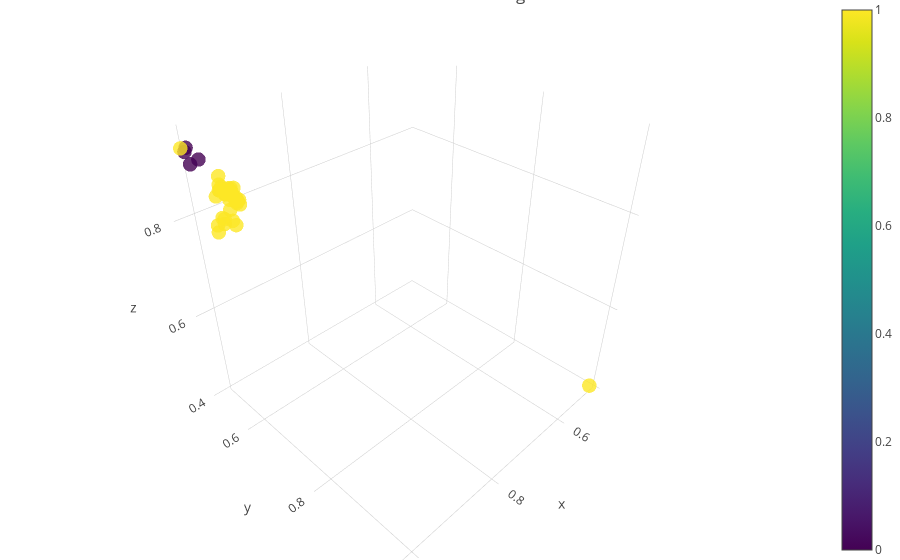

Notebook code cell kept with this figure:
### Code cell
val_3d_embedding = embedding_pipeline_3d.transform(val_lrp)

val_emb3d = go.Scatter3d(
    x=val_3d_embedding[:,0],
    y=val_3d_embedding[:,1],
    z=val_3d_embedding[:,2],
    mode="markers",
    marker=dict(
        size=5,
        color=cluster_labels,
        colorscale='Viridis',
        opacity=0.8,
        showscale=True
    ),
    text = cluster_labels
)

layout = go.Layout(
    title= "Val LRP Embedding",
     margin=dict(
        l=0,
        r=0,
        b=0,
        t=0
    )
)

data=[val_emb3d]

fig = go.Figure(data=data, layout=layout)
iplot(fig, filename='lrp-val.html')

### Figure 1 — Plotly figure (JSON) as saved in the notebook; plotly's stock layout.template omitted (floating-point values rounded to 4 significant figures)
{"data": [{"marker": {"color": [1, 1, 0, 1, 1, 1, 1, 1, 1, 1, 1, 1, 1, 1, 1, 1, 1, 1, 0, 1, 0, 1, 1, 1, 1, 1, 1, 1, 1, 1, 1, 1, 1, 1, 1, 1, 1, 0, 1, 1, 1, 1, 1, 1, 1], "colorscale": "Viridis", "opacity": 0.8, "showscale": true, "size": 5}, "mode": "markers", "text": [1, 1, 0, 1, 1, 1, 1, 1, 1, 1, 1, 1, 1, 1, 1, 1, 1, 1, 0, 1, 0, 1, 1, 1, 1, 1, 1, 1, 1, 1, 1, 1, 1, 1, 1, 1, 1, 0, 1, 1, 1, 1, 1, 1, 1], "type": "scatter3d", "uid": "cae8fc6a-3911-42d6-b617-f9961fd5e65f", "x": [0.9702, 0.9866, 1.016, 0.9809, 0.9739, 0.9739, 0.9598, 0.9554, 0.9695, 0.9733, 0.9671, 0.9799, 0.959, 0.9608, 0.9543, 0.9808, 0.9493, 0.9632, 1.018, 0.9532, 1.017, 0.4943, 0.9806, 0.9725, 0.9838, 0.9748, 0.9808, 0.9604, 0.9694, 0.9631, 0.9747, 0.968, 0.9777, 0.9357, 0.9667, 0.967, 1.021, 1.005, 0.973, 0.9819, 0.9655, 0.9723, 0.9448, 0.9847, 0.982], "y": [0.5545, 0.5432, 0.5378, 0.5474, 0.5343, 0.5486, 0.5548, 0.5267, 0.5577, 0.5262, 0.5187, 0.5569, 0.5564, 0.534, 0.5446, 0.5549, 0.5479, 0.5494, 0.5314, 0.5501, 0.5352, 0.9998, 0.5184, 0.5601, 0.5264, 0.5624, 0.5598, 0.5583, 0.5636, 0.5514, 0.5539, 0.554, 0.5455, 0.4993, 0.5623, 0.5532, 0.5268, 0.5454, 0.5593, 0.5611, 0.5531, 0.5547, 0.54, 0.5555, 0.5478], "z": [0.8421, 0.8499, 0.9143, 0.86, 0.7994, 0.8518, 0.8598, 0.7853, 0.856, 0.798, 0.7808, 0.8653, 0.8323, 0.8118, 0.8299, 0.8694, 0.8315, 0.8485, 0.9334, 0.8313, 0.9408, 0.4089, 0.7698, 0.8656, 0.7882, 0.8622, 0.8659, 0.8438, 0.8601, 0.8591, 0.8535, 0.8576, 0.8837, 0.7572, 0.8501, 0.8561, 0.9387, 0.9211, 0.8548, 0.8673, 0.8479, 0.8549, 0.8178, 0.875, 0.8609]}], "layout": {"autosize": true, "margin": {"b": 0, "l": 0, "r": 0, "t": 0}, "scene": {"aspectmode": "auto", "aspectratio": {"x": 1.014, "y": 0.963, "z": 1.024}}, "title": {"text": "Val LRP Embedding"}}}
